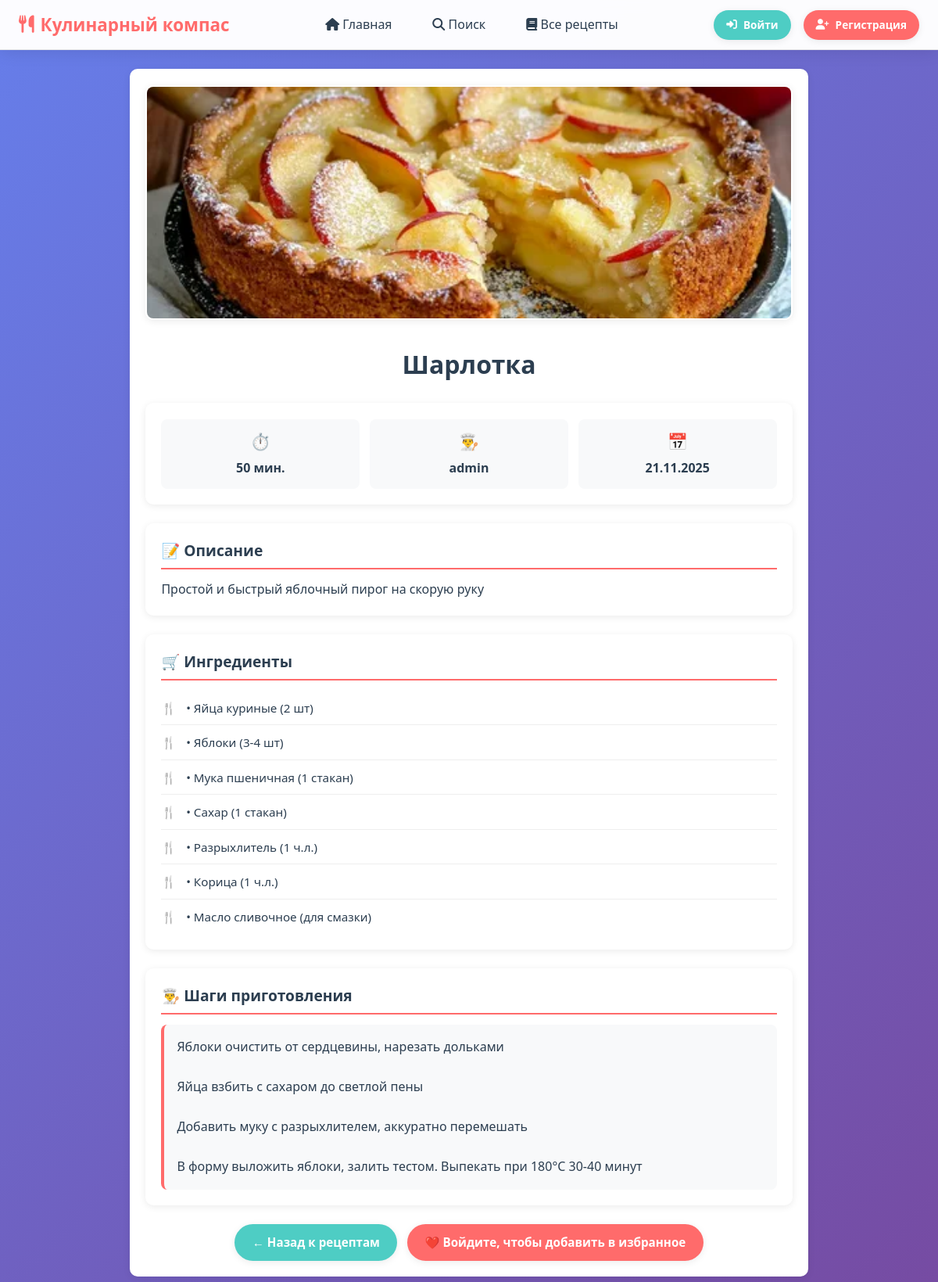
Page /recipe/18/ on the committed database.
### recipes/models.py (models this page shows, shortened)
class Recipe(models.Model):
    title = models.CharField(max_length=200)
    ingredients = models.ManyToManyField(Ingredient)
    description = models.TextField()
    cooking_steps = models.TextField()
    cooking_time = models.PositiveIntegerField(help_text="В минутах")
    image = models.ImageField(upload_to='recipes/', blank=True, null=True)
    author = models.ForeignKey(User, on_delete=models.CASCADE)
    created_at = models.DateTimeField(auto_now_add=True)

class Ingredient(models.Model):
    name = models.CharField(max_length=100, unique=True)

### recipes/views.py (the view)
# urls.py: path('recipe/<int:recipe_id>/', views.recipe_detail, name='recipe_detail'),
def recipe_detail(request, recipe_id):
    recipe = get_object_or_404(Recipe, id=recipe_id)
    is_favorite = False
    if request.user.is_authenticated:
        is_favorite = Favorite.objects.filter(user=request.user, recipe=recipe).exists()
    source = request.GET.get("from")
    print("SOURCE =", source)
    return render(request, 'recipes/recipe_detail.html', {
        'recipe': recipe,
        'is_favorite': is_favorite,
        'source': source,
    })

### templates/recipes/recipe_detail.html (shortened to what this page needs)
{% extends 'base.html' %}
{% load static %}
{% block extra_css %}
<link rel="stylesheet" href="{% static 'css/recipes.css' %}">
{% endblock %}
{% block content %}
<div class="recipe-detail">
    <div class="recipe-section">
        {% if recipe.image %}
            <img src="{{ recipe.image.url }}" alt="{{ recipe.title }}" class="recipe-main-image">
        {% endif %}
        <div class="recipe-header">
            <h1>{{ recipe.title }}</h1>
        </div>
        <div class="recipe-meta-grid">
            <div class="recipe-meta-item">
                <div>⏱️</div>
                <div><strong>{{ recipe.cooking_time }} мин.</strong></div>
            </div>
            <div class="recipe-meta-item">
                <div>👨‍🍳</div>
                <div><strong>{{ recipe.author.username }}</strong></div>
            </div>
            <div class="recipe-meta-item">
                <div>📅</div>
                <div><strong>{{ recipe.created_at|date:"d.m.Y" }}</strong></div>
            </div>
        </div>
        <div class="recipe-section">
            <h3>📝 Описание</h3>
            <p>{{ recipe.description }}</p>
        </div>
        <div class="recipe-section">
            <h3>🛒 Ингредиенты</h3>
            <ul class="ingredients-list">
                {% for ingredient in recipe.ingredients.all %}
                    <li>• {{ ingredient.name }}</li>
                {% endfor %}
            </ul>
        </div>
        <div class="recipe-section">
            <h3>👨‍🍳 Шаги приготовления</h3>
            <div class="cooking-steps">{{ recipe.cooking_steps }}</div>
        </div>
        <div class="recipe-actions">
           {% if source == "all" %}
                <a href="{% url 'all_recipes' %}" class="btn btn-secondary">← Назад к рецептам</a>
            {% elif source == "fav" %}
                <a href="{% url 'favorite_recipes' %}" class="btn btn-secondary">← Назад к избранным рецептам</a>
            {% elif source == "search" %}
                <a href="{% url 'recipe_search' %}" class="btn btn-secondary">← Назад к поиску</a>
            {%else%}
                <a href="{% url 'all_recipes' %}" class="btn btn-secondary">← Назад к рецептам</a>
            {% endif %}
            {% if user.is_authenticated %}
                {% if is_favorite %}
                    <a href="{% url 'remove_from_favorites' recipe.id %}" class="btn btn-secondary">💔 Удалить из избранного</a>
                {% else %}
                    <a href="{% url 'add_to_favorites' recipe.id %}" class="btn">❤️ Добавить в избранное</a>
                {% endif %}
            {% else %}
                <a href="{% url 'login' %}" class="btn">❤️ Войдите, чтобы добавить в избранное</a>
            {% endif %}
        </div>
    </div>
</div>
{% endblock %}

### static/css/base.css (style rules this page uses)
:root { --primary-color: #ff6b6b; --primary-light: #ff8e8e; --secondary-color: #4ecdc4; --accent-color: #45b7d1; --text-dark: #2c3e50; --text-light: #7f8c8d; --bg-white: #ffffff; --bg-light: #f8f9fa; --shadow: 0 2px 10px rgba(0, 0, 0, 0.08); --shadow-hover: 0 4px 20px rgba(0, 0, 0, 0.12); --border-radius: 10px; --transition: all 0.2s ease; }
* { margin: 0; padding: 0; box-sizing: border-box; }
body { font-family: 'Segoe UI', Tahoma, Geneva, Verdana, sans-serif; line-height: 1.6; background: linear-gradient(135deg, #667eea 0%, #764ba2 100%); background-attachment: fixed; color: var(--text-dark); min-height: 100vh; overflow-x: hidden; }
.btn { display: inline-flex; align-items: center; gap: 0.5rem; padding: 0.7rem 1.4rem; background: var(--primary-color); color: white; text-decoration: none; border-radius: 25px; border: none; cursor: pointer; transition: var(--transition); font-weight: 600; font-size: 0.95rem; box-shadow: var(--shadow); text-align: center; justify-content: center; white-space: nowrap; }
.btn-secondary { background: var(--secondary-color); }

### static/css/recipes.css (style rules this page uses)
.recipe-detail { max-width: 900px; margin: 0 auto; padding: 0 1rem; }
.recipe-header { text-align: center; margin-bottom: 1.5rem; }
.recipe-main-image { width: 100%; height: 300px; object-fit: cover; border-radius: var(--border-radius); margin-bottom: 1.5rem; box-shadow: var(--shadow); border: 2px solid white; }
.recipe-meta-grid { display: grid; grid-template-columns: repeat(auto-fit, minmax(140px, 1fr)); gap: 0.8rem; margin-bottom: 1.5rem; padding: 1.2rem; background: var(--bg-white); border-radius: var(--border-radius); box-shadow: var(--shadow); border: 1px solid rgba(255, 255, 255, 0.3); }
.recipe-meta-item { text-align: center; padding: 0.8rem; background: var(--bg-light); border-radius: 8px; transition: var(--transition); }
.recipe-meta-item div:first-child { font-size: 1.3rem; margin-bottom: 0.3rem; }
.recipe-section { margin-bottom: 1.5rem; padding: 1.2rem; background: var(--bg-white); border-radius: var(--border-radius); box-shadow: var(--shadow); border: 1px solid rgba(255, 255, 255, 0.3); }
.recipe-section h3 { font-size: 1.2rem; font-weight: 600; margin-bottom: 0.8rem; color: var(--text-dark); display: flex; align-items: center; gap: 0.6rem; border-bottom: 2px solid var(--primary-color); padding-bottom: 0.4rem; }
.ingredients-list { list-style: none; padding: 0; }
.ingredients-list li { padding: 0.6rem 0; border-bottom: 1px solid #eee; font-size: 0.95rem; display: flex; align-items: center; gap: 0.8rem; transition: var(--transition); }
.ingredients-list li::before { content: '🍴'; color: var(--primary-color); font-size: 0.95rem; }
.ingredients-list li:last-child { border-bottom: none; }
.cooking-steps { white-space: pre-line; line-height: 1.6; font-size: 1rem; padding: 1rem; background: var(--bg-light); border-radius: 8px; border-left: 4px solid var(--primary-color); }
.recipe-actions { display: flex; gap: 0.8rem; margin-top: 1.5rem; flex-wrap: wrap; justify-content: center; }

### templates/base.html (style rules this page uses)
html { scroll-behavior: smooth; }

### rows in the picture
Recipe: image (picture), title "Шарлотка", cooking_time "50", author.username "admin", created_at "21.11.2025", description "Простой и быстрый яблочный пирог на скорую руку", cooking_steps "Яблоки очистить от сердцевины, нарезать дольками Яйца взбить с сахаром до светлой пены Добавить муку с разрыхлителем, аккуратно перемешать В форму выложить яблоки, залить тестом. Выпекать при 180°C 30-40 минут"
Ingredient: name "Яйца куриные (2 шт)"
Ingredient: name "Яблоки (3-4 шт)"
Ingredient: name "Мука пшеничная (1 стакан)"
Ingredient: name "Сахар (1 стакан)"
Ingredient: name "Разрыхлитель (1 ч.л.)"
Ingredient: name "Корица (1 ч.л.)"
Ingredient: name "Масло сливочное (для смазки)"
